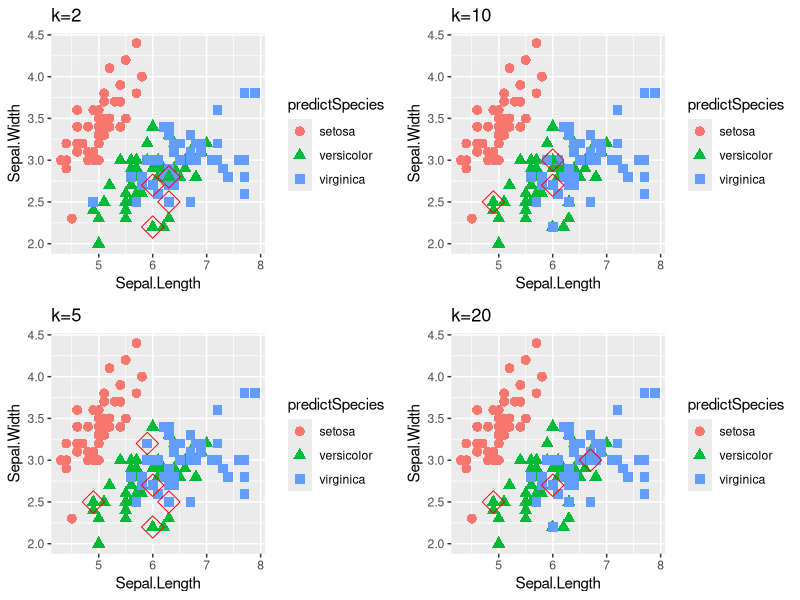

The R script that drew this image:
## ---- chunk 1
require(knitr)
opts_chunk$set(message = FALSE, fig.align = 'center', warning = FALSE, comment = NA)
## ---- chunk 2
head(iris)
## ---- chunk 3
multiplot <- function(..., plotlist=NULL, file, cols=1, layout=NULL) {
  require(grid)

  # Make a list from the ... arguments and plotlist
  plots <- c(list(...), plotlist)

  numPlots = length(plots)

  # If layout is NULL, then use 'cols' to determine layout
  if (is.null(layout)) {
    # Make the panel
    # ncol: Number of columns of plots
    # nrow: Number of rows needed, calculated from # of cols
    layout <- matrix(seq(1, cols * ceiling(numPlots/cols)),
                    ncol = cols, nrow = ceiling(numPlots/cols))
  }

 if (numPlots==1) {
    print(plots[[1]])

  } else {
    # Set up the page
    grid.newpage()
    pushViewport(viewport(layout = grid.layout(nrow(layout), ncol(layout))))

    # Make each plot, in the correct location
    for (i in 1:numPlots) {
      # Get the i,j matrix positions of the regions that contain this subplot
      matchidx <- as.data.frame(which(layout == i, arr.ind = TRUE))

      print(plots[[i]], vp = viewport(layout.pos.row = matchidx$row,
                                      layout.pos.col = matchidx$col))
    }
  }
}
## ---- chunk 4
library(ggplot2)
library(class)
group = iris$Species
train = iris[, 1:4]
out_plot = function(x){
    predictSpecies = knn(train, train, group, k = x)
    iris2 = cbind(iris, predictSpecies)
    out = ggplot(data=iris2, aes(Sepal.Length, Sepal.Width)) + 
        geom_point(aes(color=predictSpecies, shape=predictSpecies), size=3) +
        geom_point(data=subset(iris2, predictSpecies!=Species), 
                   aes(Sepal.Length, Sepal.Width), 
                   shape=5, size=5, col='red')+
        ggtitle(paste0('k=', x))
}

multiplot(out_plot(2), 
          out_plot(5), 
          out_plot(10), 
          out_plot(20), cols=2)
